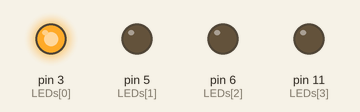
Bench run of a sketch on a simulated Arduino Uno, built with avr-gcc and run on an emulated ATmega328P. On the bench: output pins drawn as LEDs (lit = HIGH).

Above: at 0.07 s.
At 0.52 s:
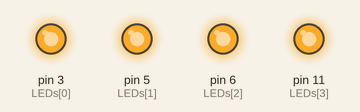
At 1.12 s:
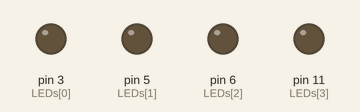
At 1.42 s:
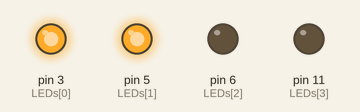
At 2.77 s:
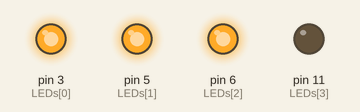
Timing chart, 0 to 3.1 s (numbered marks = the images above):
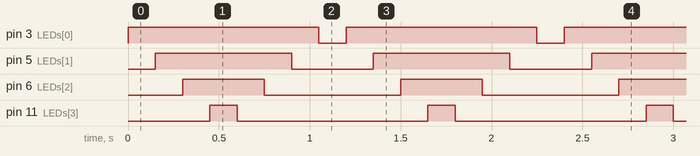

The sketch:

leds.ino
```cpp
int LEDs[]={3,5,6,11};
void setup() {
  // put your setup code here, to run once:
  for  (int i=0;i<4;i++){
    pinMode(LEDs[i], OUTPUT);
  }
}

void loop() {
  // put your main code here, to run repeatedly:
  for  (int i=0;i<4;i++){
    digitalWrite(LEDs[i], HIGH);
    delay(150);
  }

   for  (int i=3;i > -1;i--){
     digitalWrite(LEDs[i], LOW);
     delay(150);
   }

}
```

Measured:
- by itself, pin 3 (LEDs[0]): alternates HIGH for 1.1 s and LOW for 0.15 s
- by itself, pin 5 (LEDs[1]): alternates HIGH for 0.75 s and LOW for 0.45 s
- by itself, pin 6 (LEDs[2]): alternates HIGH for 0.45 s and LOW for 0.75 s
- by itself, pin 11 (LEDs[3]): alternates HIGH for 0.15 s and LOW for 1.1 s
